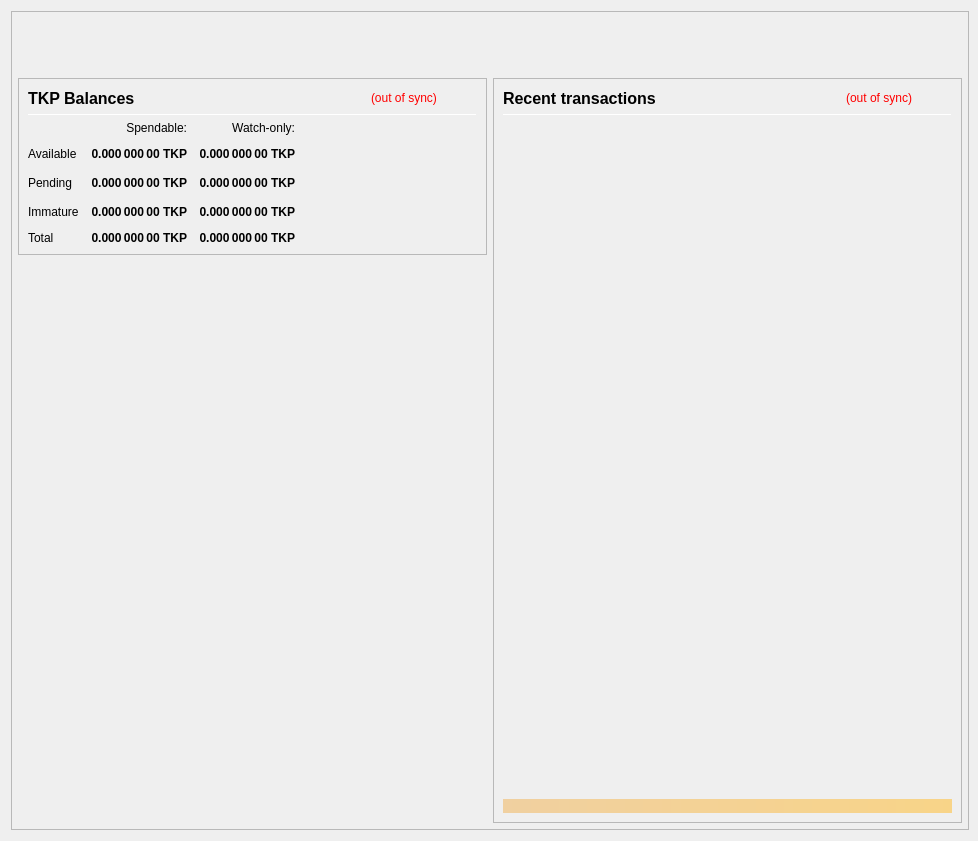
<?xml version="1.0" encoding="UTF-8"?>
<ui version="4.0">
 <class>OverviewPage</class>
 <widget class="QWidget" name="OverviewPage">
  <property name="geometry">
   <rect>
    <x>0</x>
    <y>0</y>
    <width>978</width>
    <height>841</height>
   </rect>
  </property>
  <property name="minimumSize">
   <size>
    <width>960</width>
    <height>682</height>
   </size>
  </property>
  <property name="font">
   <font>
    <weight>50</weight>
    <bold>false</bold>
   </font>
  </property>
  <property name="windowTitle">
   <string>Form</string>
  </property>
  <layout class="QVBoxLayout" name="topLayout" stretch="0">
   <property name="rightMargin">
    <number>9</number>
   </property>
   <item>
    <widget class="QFrame" name="frame_BG">
     <property name="minimumSize">
      <size>
       <width>850</width>
       <height>610</height>
      </size>
     </property>
     <property name="maximumSize">
      <size>
       <width>16777215</width>
       <height>16777215</height>
      </size>
     </property>
     <property name="frameShape">
      <enum>QFrame::StyledPanel</enum>
     </property>
     <property name="frameShadow">
      <enum>QFrame::Raised</enum>
     </property>
     <layout class="QVBoxLayout" name="verticalLayout_3" stretch="0">
      <property name="leftMargin">
       <number>0</number>
      </property>
      <property name="topMargin">
       <number>0</number>
      </property>
      <property name="rightMargin">
       <number>0</number>
      </property>
      <property name="bottomMargin">
       <number>6</number>
      </property>
      <item>
       <layout class="QVBoxLayout" name="verticalLayout_Master" stretch="0,1">
        <property name="leftMargin">
         <number>0</number>
        </property>
        <property name="topMargin">
         <number>0</number>
        </property>
        <property name="rightMargin">
         <number>0</number>
        </property>
        <property name="bottomMargin">
         <number>0</number>
        </property>
        <item>
         <widget class="QFrame" name="frame_Header">
          <layout class="QVBoxLayout" name="verticalLayout_Header" stretch="0">
           <property name="leftMargin">
            <number>0</number>
           </property>
           <property name="topMargin">
            <number>0</number>
           </property>
           <property name="rightMargin">
            <number>0</number>
           </property>
           <property name="bottomMargin">
            <number>0</number>
           </property>
           <item>
            <layout class="QHBoxLayout" name="horizontalLayout_Header" stretch="1,0">
             <property name="spacing">
              <number>6</number>
             </property>
             <item>
              <spacer name="horizontalSpacer_Header">
               <property name="orientation">
                <enum>Qt::Horizontal</enum>
               </property>
               <property name="sizeHint" stdset="0">
                <size>
                 <width>40</width>
                 <height>20</height>
                </size>
               </property>
              </spacer>
             </item>
             <item>
              <widget class="QLabel" name="labelOverviewHeaderRight">
               <property name="minimumSize">
                <size>
                 <width>464</width>
                 <height>60</height>
                </size>
               </property>
               <property name="maximumSize">
                <size>
                 <width>16777215</width>
                 <height>60</height>
                </size>
               </property>
               <property name="font">
                <font>
                 <pointsize>14</pointsize>
                </font>
               </property>
               <property name="text">
                <string/>
               </property>
               <property name="alignment">
                <set>Qt::AlignRight|Qt::AlignTrailing|Qt::AlignVCenter</set>
               </property>
              </widget>
             </item>
            </layout>
           </item>
          </layout>
         </widget>
        </item>
        <item>
         <widget class="QFrame" name="frame_Content">
          <layout class="QVBoxLayout" name="verticalLayout_Content">
           <property name="leftMargin">
            <number>6</number>
           </property>
           <property name="topMargin">
            <number>0</number>
           </property>
           <property name="rightMargin">
            <number>6</number>
           </property>
           <property name="bottomMargin">
            <number>0</number>
           </property>
           <item>
            <layout class="QHBoxLayout" name="horizontalLayout_Content" stretch="1,1">
             <property name="spacing">
              <number>6</number>
             </property>
             <item>
              <layout class="QVBoxLayout" name="verticalLayout_left" stretch="0,0">
               <item>
                <widget class="QFrame" name="frameBalances">
                 <property name="frameShape">
                  <enum>QFrame::StyledPanel</enum>
                 </property>
                 <property name="frameShadow">
                  <enum>QFrame::Raised</enum>
                 </property>
                 <layout class="QVBoxLayout" name="verticalLayout_4">
                  <item>
                   <layout class="QHBoxLayout" name="hlBalancesHeader" stretch="2,0,0">
                    <property name="spacing">
                     <number>6</number>
                    </property>
                    <item>
                     <widget class="QLabel" name="labelBalances">
                      <property name="minimumSize">
                       <size>
                        <width>0</width>
                        <height>0</height>
                       </size>
                      </property>
                      <property name="font">
                       <font>
                        <pointsize>12</pointsize>
                        <weight>75</weight>
                        <bold>true</bold>
                       </font>
                      </property>
                      <property name="text">
                       <string>TKP Balances</string>
                      </property>
                     </widget>
                    </item>
                    <item>
                     <widget class="QLabel" name="labelWalletStatus">
                      <property name="cursor">
                       <cursorShape>WhatsThisCursor</cursorShape>
                      </property>
                      <property name="toolTip">
                       <string>The displayed information may be out of date. Your wallet automatically synchronizes with the TriskelPremium network after a connection is established, but this process has not completed yet.</string>
                      </property>
                      <property name="styleSheet">
                       <string notr="true">QLabel { color: red; }</string>
                      </property>
                      <property name="text">
                       <string notr="true">(out of sync)</string>
                      </property>
                      <property name="alignment">
                       <set>Qt::AlignLeading|Qt::AlignLeft|Qt::AlignVCenter</set>
                      </property>
                     </widget>
                    </item>
                    <item>
                     <spacer name="hsBalancesHeader">
                      <property name="orientation">
                       <enum>Qt::Horizontal</enum>
                      </property>
                      <property name="sizeHint" stdset="0">
                       <size>
                        <width>40</width>
                        <height>20</height>
                       </size>
                      </property>
                     </spacer>
                    </item>
                   </layout>
                  </item>
                  <item>
                   <widget class="Line" name="lineBalances">
                    <property name="minimumSize">
                     <size>
                      <width>0</width>
                      <height>1</height>
                     </size>
                    </property>
                    <property name="maximumSize">
                     <size>
                      <width>16777215</width>
                      <height>1</height>
                     </size>
                    </property>
                    <property name="orientation">
                     <enum>Qt::Horizontal</enum>
                    </property>
                   </widget>
                  </item>
                  <item>
                   <layout class="QGridLayout" name="gridLayout">
                    <property name="spacing">
                     <number>12</number>
                    </property>
                    <item row="2" column="2">
                     <widget class="QLabel" name="labelWatchPending">
                      <property name="font">
                       <font>
                        <weight>75</weight>
                        <bold>true</bold>
                       </font>
                      </property>
                      <property name="cursor">
                       <cursorShape>ArrowCursor</cursorShape>
                      </property>
                      <property name="toolTip">
                       <string>Unconfirmed transactions to watch-only addresses</string>
                      </property>
                      <property name="text">
                       <string notr="true">0.000 000 00 TKP</string>
                      </property>
                      <property name="alignment">
                       <set>Qt::AlignRight|Qt::AlignTrailing|Qt::AlignVCenter</set>
                      </property>
                      <property name="textInteractionFlags">
                       <set>Qt::NoTextInteraction</set>
                      </property>
                     </widget>
                    </item>
                    <item row="2" column="1">
                     <widget class="QLabel" name="labelUnconfirmed">
                      <property name="font">
                       <font>
                        <weight>75</weight>
                        <bold>true</bold>
                       </font>
                      </property>
                      <property name="cursor">
                       <cursorShape>ArrowCursor</cursorShape>
                      </property>
                      <property name="toolTip">
                       <string>Total of transactions that have yet to be confirmed, and do not yet count toward the spendable balance</string>
                      </property>
                      <property name="text">
                       <string notr="true">0.000 000 00 TKP</string>
                      </property>
                      <property name="alignment">
                       <set>Qt::AlignRight|Qt::AlignTrailing|Qt::AlignVCenter</set>
                      </property>
                      <property name="textInteractionFlags">
                       <set>Qt::NoTextInteraction</set>
                      </property>
                     </widget>
                    </item>
                    <item row="3" column="2">
                     <widget class="QLabel" name="labelWatchImmature">
                      <property name="font">
                       <font>
                        <weight>75</weight>
                        <bold>true</bold>
                       </font>
                      </property>
                      <property name="cursor">
                       <cursorShape>ArrowCursor</cursorShape>
                      </property>
                      <property name="toolTip">
                       <string>Staked or masternode rewards in watch-only addresses that has not yet matured</string>
                      </property>
                      <property name="text">
                       <string notr="true">0.000 000 00 TKP</string>
                      </property>
                      <property name="alignment">
                       <set>Qt::AlignRight|Qt::AlignTrailing|Qt::AlignVCenter</set>
                      </property>
                      <property name="textInteractionFlags">
                       <set>Qt::NoTextInteraction</set>
                      </property>
                     </widget>
                    </item>
                    <item row="4" column="0">
                     <widget class="QLabel" name="labelTotalText">
                      <property name="text">
                       <string>Total</string>
                      </property>
                      <property name="textInteractionFlags">
                       <set>Qt::NoTextInteraction</set>
                      </property>
                     </widget>
                    </item>
                    <item row="3" column="1">
                     <widget class="QLabel" name="labelImmature">
                      <property name="font">
                       <font>
                        <weight>75</weight>
                        <bold>true</bold>
                       </font>
                      </property>
                      <property name="cursor">
                       <cursorShape>ArrowCursor</cursorShape>
                      </property>
                      <property name="toolTip">
                       <string>Staked or masternode rewards that has not yet matured</string>
                      </property>
                      <property name="text">
                       <string notr="true">0.000 000 00 TKP</string>
                      </property>
                      <property name="alignment">
                       <set>Qt::AlignRight|Qt::AlignTrailing|Qt::AlignVCenter</set>
                      </property>
                      <property name="textInteractionFlags">
                       <set>Qt::NoTextInteraction</set>
                      </property>
                     </widget>
                    </item>
                    <item row="2" column="3">
                     <spacer name="hsBalances">
                      <property name="orientation">
                       <enum>Qt::Horizontal</enum>
                      </property>
                      <property name="sizeHint" stdset="0">
                       <size>
                        <width>40</width>
                        <height>20</height>
                       </size>
                      </property>
                     </spacer>
                    </item>
                    <item row="3" column="0">
                     <widget class="QLabel" name="labelImmatureText">
                      <property name="text">
                       <string>Immature</string>
                      </property>
                      <property name="textInteractionFlags">
                       <set>Qt::NoTextInteraction</set>
                      </property>
                     </widget>
                    </item>
                    <item row="4" column="1">
                     <widget class="QLabel" name="labelTotal">
                      <property name="font">
                       <font>
                        <weight>75</weight>
                        <bold>true</bold>
                       </font>
                      </property>
                      <property name="cursor">
                       <cursorShape>ArrowCursor</cursorShape>
                      </property>
                      <property name="toolTip">
                       <string>Your current total balance</string>
                      </property>
                      <property name="text">
                       <string notr="true">0.000 000 00 TKP</string>
                      </property>
                      <property name="alignment">
                       <set>Qt::AlignRight|Qt::AlignTrailing|Qt::AlignVCenter</set>
                      </property>
                      <property name="textInteractionFlags">
                       <set>Qt::NoTextInteraction</set>
                      </property>
                     </widget>
                    </item>
                    <item row="4" column="2">
                     <widget class="QLabel" name="labelWatchTotal">
                      <property name="font">
                       <font>
                        <weight>75</weight>
                        <bold>true</bold>
                       </font>
                      </property>
                      <property name="cursor">
                       <cursorShape>ArrowCursor</cursorShape>
                      </property>
                      <property name="toolTip">
                       <string>Current total balance in watch-only addresses</string>
                      </property>
                      <property name="text">
                       <string notr="true">0.000 000 00 TKP</string>
                      </property>
                      <property name="alignment">
                       <set>Qt::AlignRight|Qt::AlignTrailing|Qt::AlignVCenter</set>
                      </property>
                      <property name="textInteractionFlags">
                       <set>Qt::NoTextInteraction</set>
                      </property>
                     </widget>
                    </item>
                    <item row="0" column="2">
                     <widget class="QLabel" name="labelWatchonly">
                      <property name="text">
                       <string>Watch-only:</string>
                      </property>
                      <property name="alignment">
                       <set>Qt::AlignRight|Qt::AlignTrailing|Qt::AlignVCenter</set>
                      </property>
                     </widget>
                    </item>
                    <item row="1" column="0">
                     <widget class="QLabel" name="labelBalanceText">
                      <property name="text">
                       <string>Available</string>
                      </property>
                      <property name="textInteractionFlags">
                       <set>Qt::NoTextInteraction</set>
                      </property>
                     </widget>
                    </item>
                    <item row="1" column="1">
                     <widget class="QLabel" name="labelBalance">
                      <property name="font">
                       <font>
                        <weight>75</weight>
                        <bold>true</bold>
                       </font>
                      </property>
                      <property name="cursor">
                       <cursorShape>ArrowCursor</cursorShape>
                      </property>
                      <property name="toolTip">
                       <string>Your current spendable balance</string>
                      </property>
                      <property name="text">
                       <string notr="true">0.000 000 00 TKP</string>
                      </property>
                      <property name="alignment">
                       <set>Qt::AlignRight|Qt::AlignTrailing|Qt::AlignVCenter</set>
                      </property>
                      <property name="textInteractionFlags">
                       <set>Qt::NoTextInteraction</set>
                      </property>
                     </widget>
                    </item>
                    <item row="1" column="2">
                     <widget class="QLabel" name="labelWatchAvailable">
                      <property name="font">
                       <font>
                        <weight>75</weight>
                        <bold>true</bold>
                       </font>
                      </property>
                      <property name="cursor">
                       <cursorShape>ArrowCursor</cursorShape>
                      </property>
                      <property name="toolTip">
                       <string>Your current balance in watch-only addresses</string>
                      </property>
                      <property name="text">
                       <string notr="true">0.000 000 00 TKP</string>
                      </property>
                      <property name="alignment">
                       <set>Qt::AlignRight|Qt::AlignTrailing|Qt::AlignVCenter</set>
                      </property>
                      <property name="textInteractionFlags">
                       <set>Qt::NoTextInteraction</set>
                      </property>
                     </widget>
                    </item>
                    <item row="2" column="0">
                     <widget class="QLabel" name="labelPendingText">
                      <property name="text">
                       <string>Pending</string>
                      </property>
                      <property name="textInteractionFlags">
                       <set>Qt::NoTextInteraction</set>
                      </property>
                     </widget>
                    </item>
                    <item row="0" column="1">
                     <widget class="QLabel" name="labelSpendable">
                      <property name="text">
                       <string>Spendable:</string>
                      </property>
                      <property name="alignment">
                       <set>Qt::AlignRight|Qt::AlignTrailing|Qt::AlignVCenter</set>
                      </property>
                     </widget>
                    </item>
                   </layout>
                  </item>
                 </layout>
                </widget>
               </item>
               <item>
                <spacer name="verticalSpacer">
                 <property name="orientation">
                  <enum>Qt::Vertical</enum>
                 </property>
                 <property name="sizeHint" stdset="0">
                  <size>
                   <width>20</width>
                   <height>40</height>
                  </size>
                 </property>
                </spacer>
               </item>
              </layout>
             </item>
             <item>
              <layout class="QVBoxLayout" name="verticalLayout_right" stretch="1">
               <item>
                <widget class="QFrame" name="frame_RecentTransactions">
                 <property name="minimumSize">
                  <size>
                   <width>0</width>
                   <height>0</height>
                  </size>
                 </property>
                 <property name="frameShape">
                  <enum>QFrame::StyledPanel</enum>
                 </property>
                 <property name="frameShadow">
                  <enum>QFrame::Raised</enum>
                 </property>
                 <layout class="QVBoxLayout" name="verticalLayout_1" stretch="0,0,0,0,0">
                  <item>
                   <layout class="QHBoxLayout" name="horizontalLayout_2" stretch="2,0,0">
                    <property name="spacing">
                     <number>3</number>
                    </property>
                    <item>
                     <widget class="QLabel" name="label_4">
                      <property name="minimumSize">
                       <size>
                        <width>0</width>
                        <height>20</height>
                       </size>
                      </property>
                      <property name="font">
                       <font>
                        <pointsize>12</pointsize>
                        <weight>75</weight>
                        <bold>true</bold>
                       </font>
                      </property>
                      <property name="text">
                       <string>Recent transactions</string>
                      </property>
                     </widget>
                    </item>
                    <item>
                     <widget class="QLabel" name="labelTransactionsStatus">
                      <property name="cursor">
                       <cursorShape>WhatsThisCursor</cursorShape>
                      </property>
                      <property name="toolTip">
                       <string>The displayed information may be out of date. Your wallet automatically synchronizes with the TriskelPremium network after a connection is established, but this process has not completed yet.</string>
                      </property>
                      <property name="styleSheet">
                       <string notr="true">QLabel { color: red; }</string>
                      </property>
                      <property name="text">
                       <string notr="true">(out of sync)</string>
                      </property>
                      <property name="alignment">
                       <set>Qt::AlignRight|Qt::AlignTrailing|Qt::AlignVCenter</set>
                      </property>
                     </widget>
                    </item>
                    <item>
                     <spacer name="horizontalSpacer">
                      <property name="orientation">
                       <enum>Qt::Horizontal</enum>
                      </property>
                      <property name="sizeHint" stdset="0">
                       <size>
                        <width>40</width>
                        <height>20</height>
                       </size>
                      </property>
                     </spacer>
                    </item>
                   </layout>
                  </item>
                  <item>
                   <widget class="Line" name="line">
                    <property name="minimumSize">
                     <size>
                      <width>0</width>
                      <height>1</height>
                     </size>
                    </property>
                    <property name="maximumSize">
                     <size>
                      <width>16777215</width>
                      <height>1</height>
                     </size>
                    </property>
                    <property name="orientation">
                     <enum>Qt::Horizontal</enum>
                    </property>
                   </widget>
                  </item>
                  <item>
                   <widget class="QListView" name="listTransactions">
                    <property name="minimumSize">
                     <size>
                      <width>0</width>
                      <height>0</height>
                     </size>
                    </property>
                    <property name="styleSheet">
                     <string notr="true">QListView { background: transparent; }</string>
                    </property>
                    <property name="frameShape">
                     <enum>QFrame::NoFrame</enum>
                    </property>
                    <property name="verticalScrollBarPolicy">
                     <enum>Qt::ScrollBarAlwaysOff</enum>
                    </property>
                    <property name="horizontalScrollBarPolicy">
                     <enum>Qt::ScrollBarAlwaysOff</enum>
                    </property>
                    <property name="selectionMode">
                     <enum>QAbstractItemView::NoSelection</enum>
                    </property>
                   </widget>
                  </item>
                  <item>
                   <spacer name="verticalSpacer_2">
                    <property name="orientation">
                     <enum>Qt::Vertical</enum>
                    </property>
                    <property name="sizeType">
                     <enum>QSizePolicy::Expanding</enum>
                    </property>
                    <property name="sizeHint" stdset="0">
                     <size>
                      <width>20</width>
                      <height>40</height>
                     </size>
                    </property>
                   </spacer>
                  </item>
                  <item>
                   <widget class="QLabel" name="labelAlerts">
                    <property name="maximumSize">
                     <size>
                      <width>16777215</width>
                      <height>16777215</height>
                     </size>
                    </property>
                    <property name="styleSheet">
                     <string notr="true">background-color: qlineargradient(x1: 0, y1: 0, x2: 1, y2: 0, stop:0 #F0D0A0, stop:1 #F8D488); color:#000000;</string>
                    </property>
                    <property name="text">
                     <string/>
                    </property>
                    <property name="wordWrap">
                     <bool>true</bool>
                    </property>
                    <property name="margin">
                     <number>3</number>
                    </property>
                   </widget>
                  </item>
                 </layout>
                </widget>
               </item>
              </layout>
             </item>
            </layout>
           </item>
          </layout>
         </widget>
        </item>
       </layout>
      </item>
     </layout>
    </widget>
   </item>
  </layout>
 </widget>
 <resources/>
 <connections/>
</ui>
